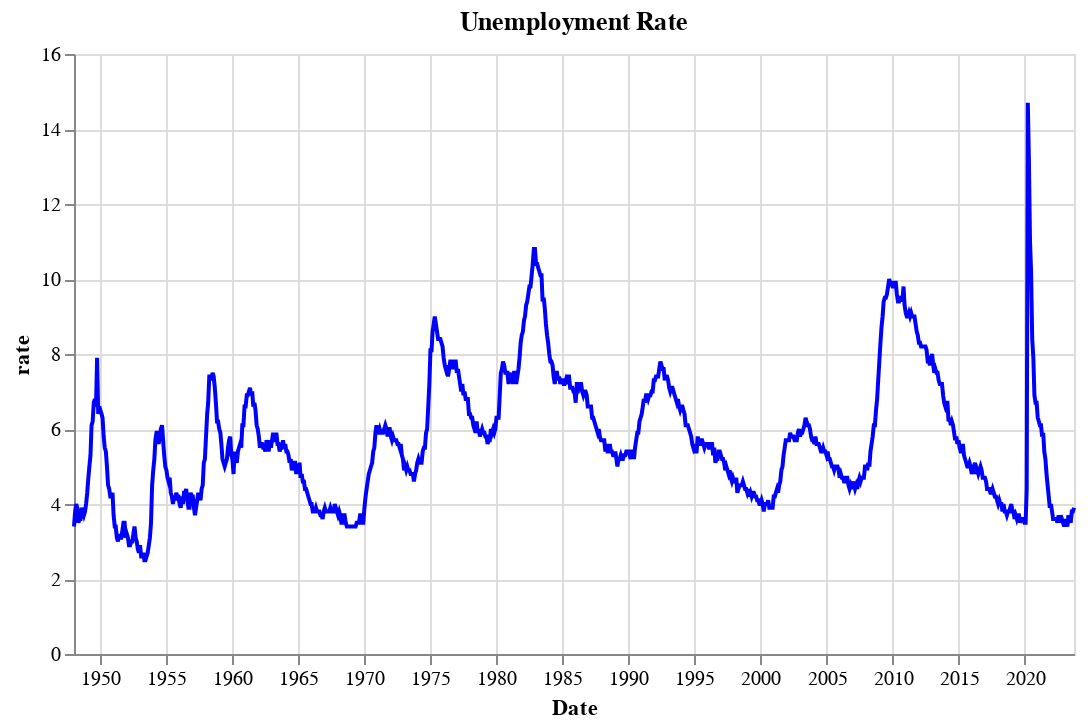

The notebook cell this image was saved under:
### Code cell
alt.Chart(unrate_2, title="Unemployment Rate").mark_line().encode(
        x='Date',
        y='rate',
).configure_mark(
    color='blue'
).properties(
    width=500,
    height=300
)

### Figure 1 — Vega-Lite specification as saved in the notebook (floating-point values rounded to 4 significant figures; data arrays with more than 128 entries replaced by an {"elided": "..."} marker saying what was removed)
{"config": {"view": {"continuousWidth": 300, "continuousHeight": 300}, "mark": {"color": "blue"}}, "data": {"name": "data-3705bf5d7245c5a751d5e45116b314af"}, "mark": {"type": "line"}, "encoding": {"x": {"field": "Date", "type": "temporal"}, "y": {"field": "rate", "type": "quantitative"}}, "height": 300, "title": "Unemployment Rate", "width": 500, "$schema": "https://vega.github.io/schema/vega-lite/v5.15.1.json", "datasets": {"data-3705bf5d7245c5a751d5e45116b314af": {"elided": "910 records"}}}
